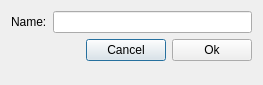
<?xml version="1.0" encoding="UTF-8"?>
<ui version="4.0">
 <class>SaveAs</class>
 <widget class="QDialog" name="SaveAs">
  <property name="geometry">
   <rect>
    <x>0</x>
    <y>0</y>
    <width>263</width>
    <height>85</height>
   </rect>
  </property>
  <property name="windowTitle">
   <string>Save as</string>
  </property>
  <layout class="QFormLayout" name="formLayout">
   <item row="0" column="0">
    <widget class="QLabel" name="label">
     <property name="text">
      <string>Name:</string>
     </property>
    </widget>
   </item>
   <item row="0" column="1">
    <widget class="QLineEdit" name="name"/>
   </item>
   <item row="1" column="0" colspan="2">
    <layout class="QHBoxLayout" name="horizontalLayout">
     <item>
      <spacer name="horizontalSpacer">
       <property name="orientation">
        <enum>Qt::Horizontal</enum>
       </property>
       <property name="sizeHint" stdset="0">
        <size>
         <width>40</width>
         <height>20</height>
        </size>
       </property>
      </spacer>
     </item>
     <item>
      <widget class="QPushButton" name="cancelButton">
       <property name="text">
        <string>Cancel</string>
       </property>
      </widget>
     </item>
     <item>
      <widget class="QPushButton" name="okButton">
       <property name="text">
        <string>Ok</string>
       </property>
      </widget>
     </item>
    </layout>
   </item>
  </layout>
 </widget>
 <resources/>
 <connections/>
</ui>
